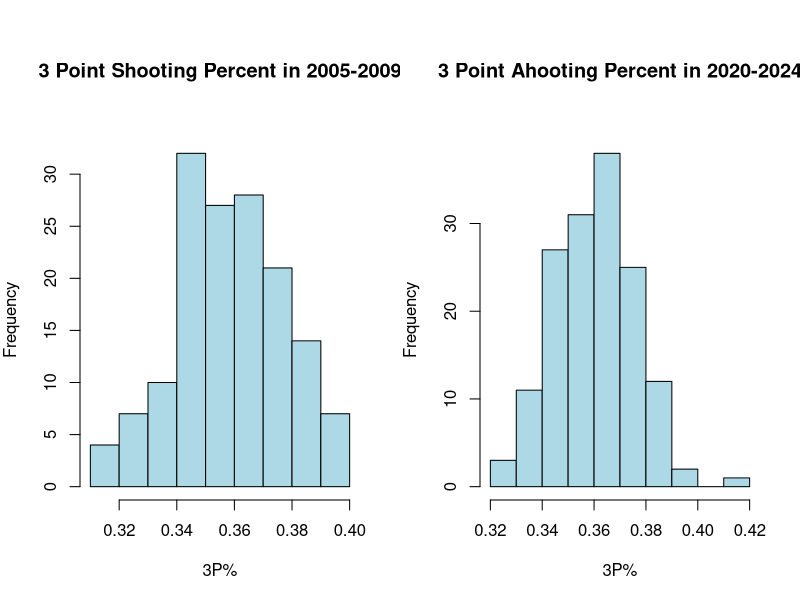
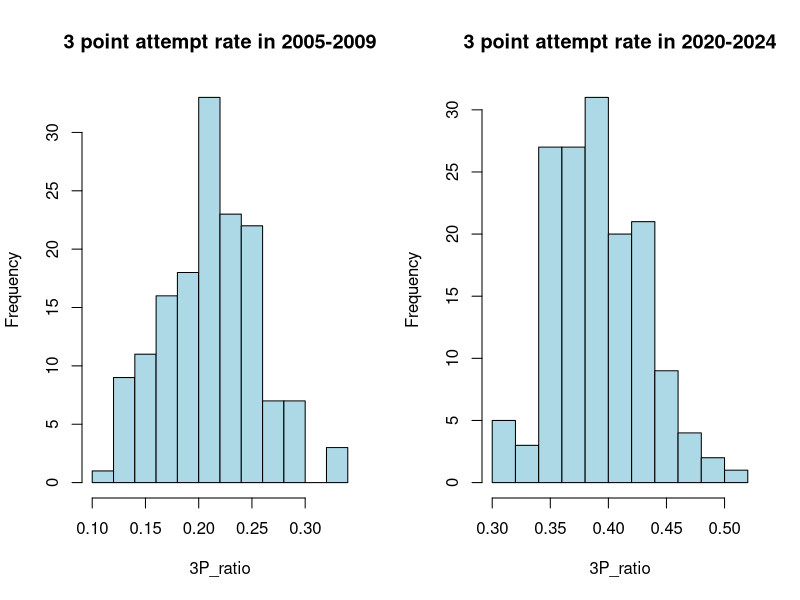
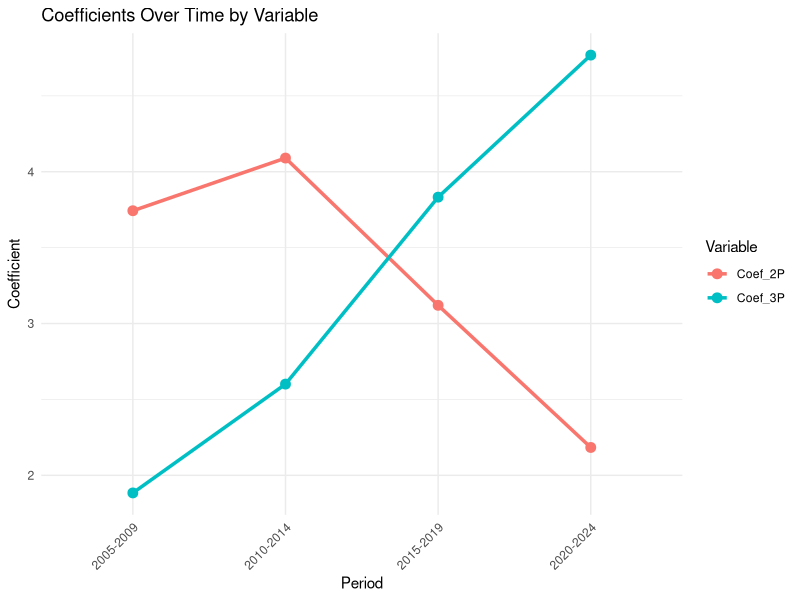
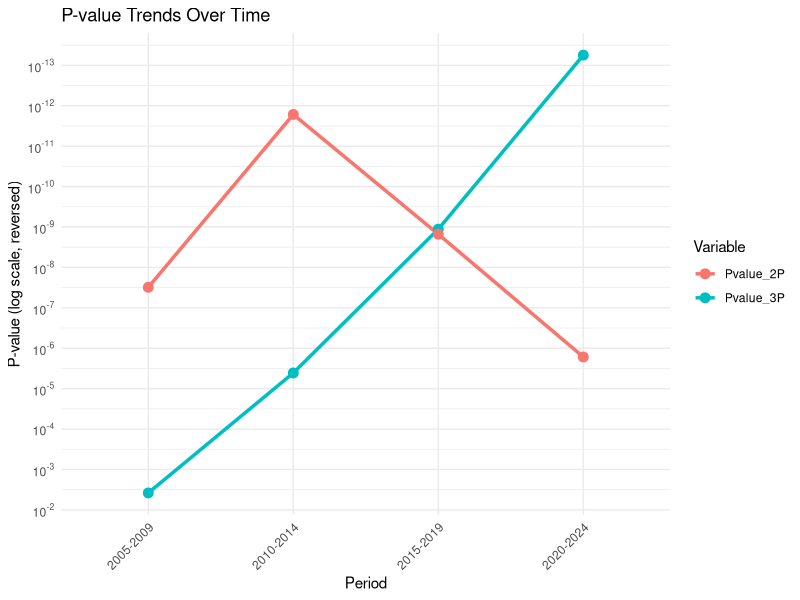
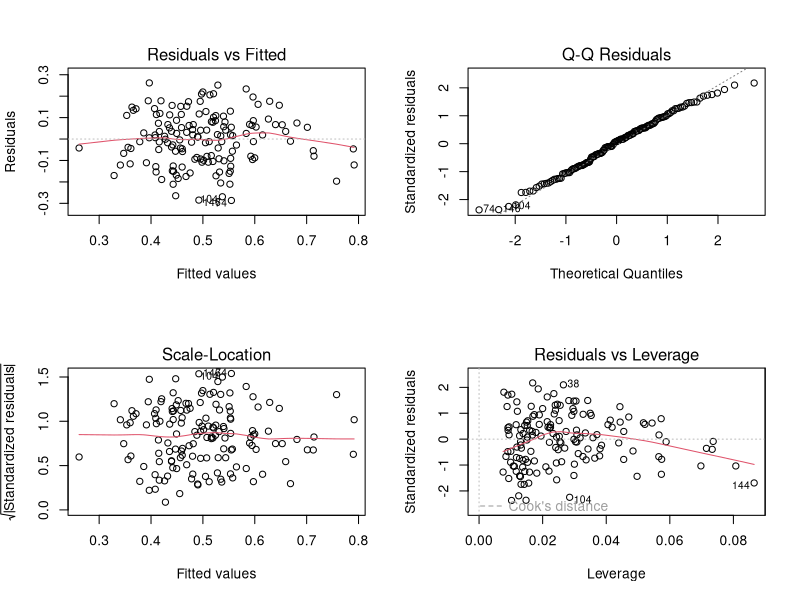
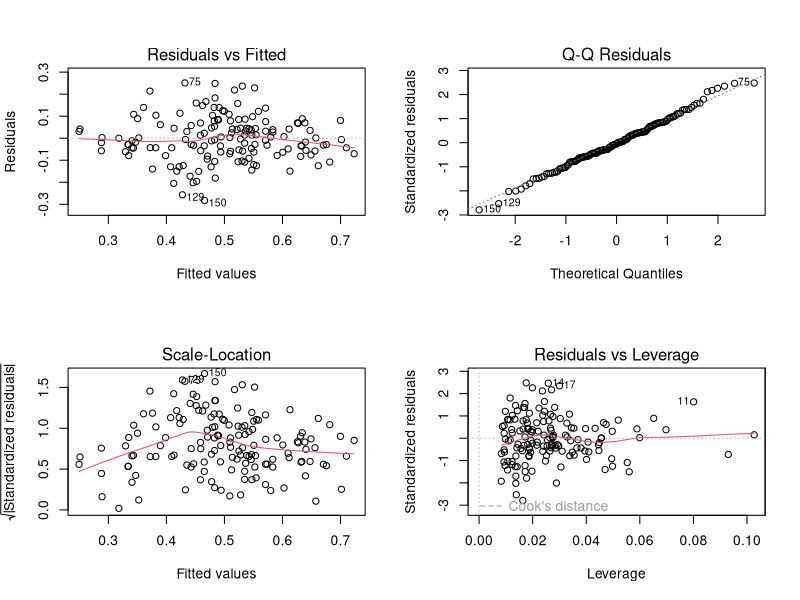

These charts were generated, in order, by the following R code:
## ---- chunk 1
example_data = read.csv("data/example_data_2003-04.csv", header = TRUE, stringsAsFactors = FALSE)
mydf_2005_2009 <- read.csv("data/5y/2005-2009_NBA_data.csv", header = TRUE, stringsAsFactors = FALSE)
mydf_2010_2014 <- read.csv("data/5y/2010-2014_NBA_data.csv", header = TRUE, stringsAsFactors = FALSE)
mydf_2015_2019 <- read.csv("data/5y/2015-2019_NBA_data.csv", header = TRUE, stringsAsFactors = FALSE)
mydf_2020_2024 <- read.csv("data/5y/2020-2024_NBA_data.csv", header = TRUE, stringsAsFactors = FALSE)
## ---- chunk 2
head(mydf_2005_2009)
## ---- chunk 3
jpeg("img/3P shooting percent.jpg", width = 3000, height = 1500, res = 300)
par(mfrow = c(1, 2), mar = c(5, 4, 7, 2))

hist(mydf_2005_2009$X3P.,
     main = "3 Point Shooting Percent in 2005-2009",
     xlab = "3P%",
     ylab = "Frequency",
     col = "lightblue",
     border = "black")

hist(mydf_2020_2024$X3P.,
     main = "3 Point Ahooting Percent in 2020-2024",
     xlab = "3P%",
     ylab = "Frequency",
     col = "lightblue",
     border = "black")

dev.off()
## ---- chunk 4
jpeg("img/3 point attempt rate.jpg", width = 3000, height = 1500, res = 300)
par(mfrow = c(1, 2))

hist(mydf_2005_2009$X3P_ratio,
     main = "3 point attempt rate in 2005-2009",
     xlab = "3P_ratio",
     ylab = "Frequency",
     col = "lightblue",
     border = "black")

hist(mydf_2020_2024$X3P_ratio,
     main = "3 point attempt rate in 2020-2024",
     xlab = "3P_ratio",
     ylab = "Frequency",
     col = "lightblue",
     border = "black")

dev.off()
## ---- chunk 5
model_2005_2009 <- lm(WinRate ~ X3P. + X2P. + X3P_ratio, data = mydf_2005_2009)
summary(model_2005_2009)
model_2020_2024 <- lm(WinRate ~ X3P. + X2P. + X3P_ratio, data = mydf_2020_2024)
summary(model_2020_2024)
## ---- chunk 6
model_2010_2014 <- lm(WinRate ~ X3P. + X2P. + X3P_ratio, data = mydf_2010_2014)
summary(model_2010_2014)
model_2015_2019 <- lm(WinRate ~ X3P. + X2P. + X3P_ratio, data = mydf_2015_2019)
summary(model_2015_2019)
## ---- chunk 7
head(mydf_2005_2009)
## ---- chunk 8
mydf_2020_2024_confounder <- mydf_2020_2024[, !(names(mydf_2020_2024) %in% c("X", "TEAM_ID", "TEAM_NAME", "FG_PCT", "X2P_ratio"))]
model_2020_2024_confounder0 <- lm(WinRate ~ ., data = mydf_2020_2024_confounder)
summary(model_2020_2024_confounder0)
## ---- chunk 9
mydf_2020_2024_confounder <- mydf_2020_2024[, !(names(mydf_2020_2024) %in% c("X", "TEAM_ID", "TEAM_NAME", "FG_PCT", "X2P_ratio", "PTS", "PLUS_MINUS"))]
model_2020_2024_confounder0 <- lm(WinRate ~ ., data = mydf_2020_2024_confounder)
summary(model_2020_2024_confounder0)
## ---- chunk 10
library(ggplot2)
library(tidyr)

# 先把你的数据建出来
df <- data.frame(
  Period = c("2005-2009", "2010-2014", "2015-2019", "2020-2024"),
  Coef_3P = c(1.8842, 2.6011, 3.8326, 4.7683),
  Coef_2P = c(3.7431, 4.0901, 3.1201, 2.1837)
)

# 把宽格式变成长格式
df_long <- pivot_longer(df, cols = c(Coef_3P, Coef_2P),
                        names_to = "Variable", values_to = "Coefficient")

jpeg("img/Coefficients Over Time by Variable.jpg", width = 3000, height = 1500, res = 300)

# 折线图
ggplot(df_long, aes(x = Period, y = Coefficient, color = Variable, group = Variable)) +
  geom_line(size = 1.2) +
  geom_point(size = 3) +
  labs(
    title = "Coefficients Over Time by Variable",
    x = "Period",
    y = "Coefficient",
    color = "Variable"
  ) +
  theme_minimal() +
  theme(axis.text.x = element_text(angle = 45, hjust = 1))  # 让x轴标签斜着排防止重叠

dev.off()
## ---- chunk 11
library(scales)

# 你的新数据
df_sig <- data.frame(
  Period = c("2005-2009", "2010-2014", "2015-2019", "2020-2024"),
  Pvalue_3P = c(0.00381, 4.09e-6, 1.13e-9, 5.58e-14),
  Pvalue_2P = c(3.11e-8, 1.64e-12, 1.51e-9, 1.65e-6)
)

# 转成长格式
df_sig_long <- pivot_longer(df_sig, cols = c(Pvalue_3P, Pvalue_2P),
                             names_to = "Variable", values_to = "Pvalue")

jpeg("img/P-value Trends Over Time.jpg", width = 3000, height = 1500, res = 300)

# 画图
ggplot(df_sig_long, aes(x = Period, y = Pvalue, color = Variable, group = Variable)) +
  geom_line(size = 1.2) +
  geom_point(size = 3) +
  scale_y_continuous(
    trans = trans_new("reversed_log10", 
                      transform = function(x) -log10(x), 
                      inverse = function(x) 10^(-x)),
    breaks = 10^(-15:0),
    labels = trans_format("log10", math_format(10^.x))
  ) +
  labs(
    title = "P-value Trends Over Time",
    x = "Period",
    y = "P-value (log scale, reversed)",
    color = "Variable"
  ) +
  theme_minimal() +
  theme(axis.text.x = element_text(angle = 45, hjust = 1))

dev.off()
## ---- chunk 12
png("img/diagnostic_plots_mydf_2005_2009.png", width = 2000, height = 1400, res = 300)  # 高度拉大一点
par(mfrow = c(2, 2))  # 先把画布分成2行2列
plot(model_2005_2009, mar = c(6, 5, 5, 4))
dev.off()
## ---- chunk 13
png("img/diagnostic_plots_model_2020_2024.png", width = 2000, height = 1400, res = 300)  # 高度拉大一点
par(mfrow = c(2, 2))  # 先把画布分成2行2列
plot(model_2020_2024, mar = c(6, 5, 5, 4))
dev.off()
## ---- chunk 14
# 添加年代标签
mydf_2005_2009$Era <- 0
mydf_2020_2024$Era <- 1

# 合并数据
data_all <- rbind(mydf_2005_2009, mydf_2020_2024)

# WinRate ~ X3P. + X2P. + X3P_ratio
# 建立带交互项的线性回归模型
model <- lm(WinRate ~ X3P. + X2P. + X3P_ratio + Era +
              X3P.:Era + X2P.:Era + X3P_ratio:Era,
            data = data_all)

# 打印回归结果
summary(model)
